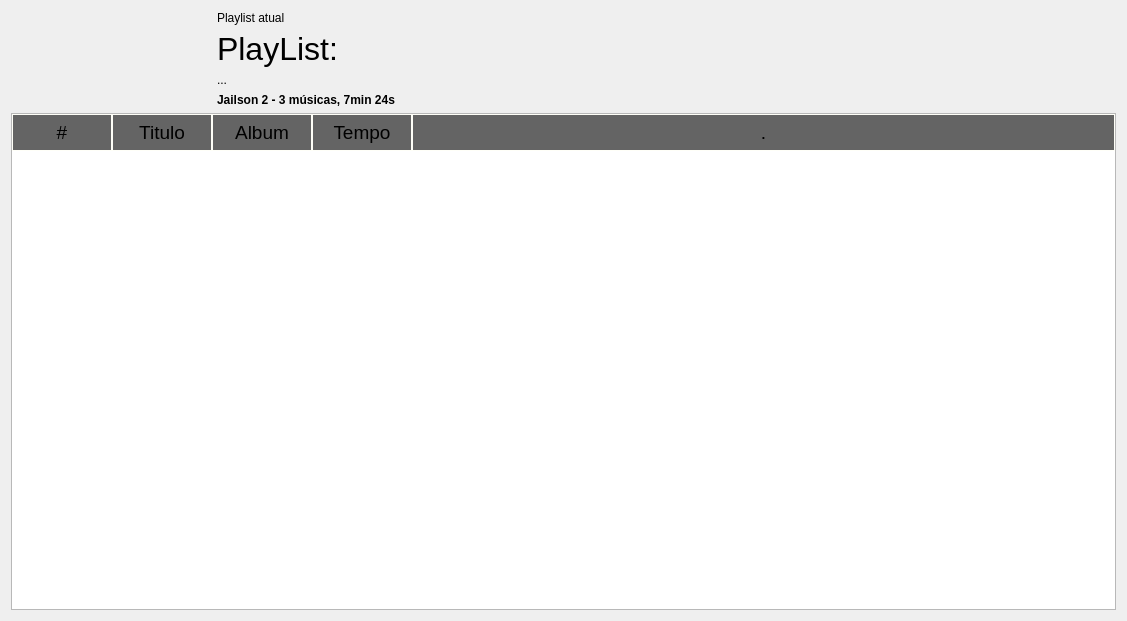
<?xml version="1.0" encoding="UTF-8"?>
<ui version="4.0">
 <class>TocaPlaylist</class>
 <widget class="QWidget" name="TocaPlaylist">
  <property name="geometry">
   <rect>
    <x>0</x>
    <y>0</y>
    <width>1127</width>
    <height>621</height>
   </rect>
  </property>
  <property name="windowTitle">
   <string>Form</string>
  </property>
  <layout class="QVBoxLayout" name="verticalLayout_2">
   <item>
    <layout class="QHBoxLayout" name="horizontalLayout">
     <item>
      <widget class="QLabel" name="label">
       <property name="maximumSize">
        <size>
         <width>200</width>
         <height>200</height>
        </size>
       </property>
       <property name="text">
        <string/>
       </property>
       <property name="pixmap">
        <pixmap resource="icons.qrc">:/resources/images/png/playlist.png</pixmap>
       </property>
       <property name="scaledContents">
        <bool>true</bool>
       </property>
      </widget>
     </item>
     <item>
      <layout class="QVBoxLayout" name="verticalLayout">
       <item>
        <widget class="QLabel" name="lblTitulo">
         <property name="text">
          <string>Playlist atual</string>
         </property>
        </widget>
       </item>
       <item>
        <widget class="QLabel" name="lblPlaylistNome">
         <property name="font">
          <font>
           <pointsize>24</pointsize>
          </font>
         </property>
         <property name="text">
          <string>PlayList: </string>
         </property>
        </widget>
       </item>
       <item>
        <widget class="QLabel" name="lblPlaylistDescricao">
         <property name="text">
          <string>...</string>
         </property>
        </widget>
       </item>
       <item>
        <widget class="QLabel" name="lblInfo">
         <property name="font">
          <font>
           <weight>75</weight>
           <bold>true</bold>
          </font>
         </property>
         <property name="text">
          <string>Jailson 2 - 3 músicas, 7min 24s </string>
         </property>
        </widget>
       </item>
      </layout>
     </item>
    </layout>
   </item>
   <item>
    <widget class="QTableWidget" name="tabelaResultados">
     <property name="contextMenuPolicy">
      <enum>Qt::CustomContextMenu</enum>
     </property>
     <property name="autoFillBackground">
      <bool>false</bool>
     </property>
     <property name="styleSheet">
      <string notr="true">QHeaderView::section {
    background-color: #646464;
    padding: 4px;
    border: 1px solid #fffff8;
    font-size: 14pt;
}

QTableWidget {
    gridline-color: #fffff8;
    font-size: 12pt;
}

QTableWidget QTableCornerButton::section {
    background-color: #646464;
    border: 1px solid #fffff8;
}</string>
     </property>
     <property name="sizeAdjustPolicy">
      <enum>QAbstractScrollArea::AdjustToContents</enum>
     </property>
     <property name="alternatingRowColors">
      <bool>true</bool>
     </property>
     <property name="selectionMode">
      <enum>QAbstractItemView::SingleSelection</enum>
     </property>
     <property name="selectionBehavior">
      <enum>QAbstractItemView::SelectRows</enum>
     </property>
     <property name="showGrid">
      <bool>false</bool>
     </property>
     <property name="gridStyle">
      <enum>Qt::SolidLine</enum>
     </property>
     <property name="wordWrap">
      <bool>true</bool>
     </property>
     <property name="cornerButtonEnabled">
      <bool>false</bool>
     </property>
     <attribute name="horizontalHeaderVisible">
      <bool>true</bool>
     </attribute>
     <attribute name="horizontalHeaderStretchLastSection">
      <bool>true</bool>
     </attribute>
     <attribute name="verticalHeaderVisible">
      <bool>false</bool>
     </attribute>
     <attribute name="verticalHeaderCascadingSectionResizes">
      <bool>false</bool>
     </attribute>
     <attribute name="verticalHeaderDefaultSectionSize">
      <number>40</number>
     </attribute>
     <attribute name="verticalHeaderStretchLastSection">
      <bool>false</bool>
     </attribute>
     <column>
      <property name="text">
       <string>#</string>
      </property>
      <property name="font">
       <font>
        <pointsize>12</pointsize>
        <weight>75</weight>
        <bold>true</bold>
       </font>
      </property>
      <property name="foreground">
       <brush brushstyle="SolidPattern">
        <color alpha="255">
         <red>0</red>
         <green>0</green>
         <blue>0</blue>
        </color>
       </brush>
      </property>
     </column>
     <column>
      <property name="text">
       <string>Titulo</string>
      </property>
      <property name="font">
       <font>
        <pointsize>12</pointsize>
        <weight>75</weight>
        <bold>true</bold>
       </font>
      </property>
     </column>
     <column>
      <property name="text">
       <string>Album</string>
      </property>
      <property name="font">
       <font>
        <pointsize>12</pointsize>
        <weight>75</weight>
        <bold>true</bold>
       </font>
      </property>
     </column>
     <column>
      <property name="text">
       <string>Tempo</string>
      </property>
      <property name="font">
       <font>
        <pointsize>12</pointsize>
        <weight>75</weight>
        <bold>true</bold>
       </font>
      </property>
     </column>
     <column>
      <property name="text">
       <string>.</string>
      </property>
     </column>
    </widget>
   </item>
  </layout>
 </widget>
 <resources>
  <include location="icons.qrc"/>
 </resources>
 <connections/>
</ui>
